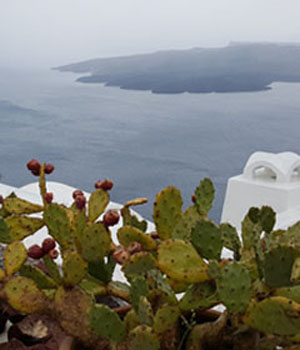
#> input picture 3-1/OpenCV/ch7/filter_sharpen.jpg, 300 x 350 px
$ python ch7_11.py
#> lines starting #> are read from the running program, lines starting #| are printed output that depends on the picture
import cv2
import numpy as np

def apply_mask(image, mask):
    rows, cols = image.shape
    mask_size = mask.shape[0]
    half_size = mask_size // 2

    result = np.zeros((rows - mask_size + 1, cols - mask_size + 1))

    for i in range(half_size, rows - half_size):
        for j in range(half_size, cols - half_size):
            roi = image[i - half_size:i + half_size + 1, j - half_size:j + half_size + 1]
            result[i - half_size, j - half_size] = np.sum(roi * mask)

    return result.astype(np.uint8)

def roberts_mask():
    return np.array([[1, 0, 0],
                     [0, -1, 0],
                     [0, 0, 0]])

def prewitt_mask():
    return np.array([[-1, 0, 1],
                     [-1, 0, 1],
                     [-1, 0, 1]])

def sobel_mask():
    return np.array([[-1, 0, 1],
                     [-2, 0, 2],
                     [-1, 0, 1]])

image = cv2.imread('filter_sharpen.jpg', cv2.IMREAD_GRAYSCALE)
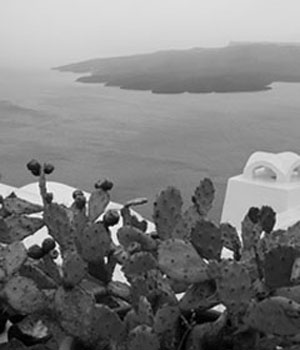
#> image: shape (350, 300); min 0, max 255, mean 126.2

roberts_result = apply_mask(image, roberts_mask())
#> after the loop in apply_mask, `for i in range(half_size, rows - half_size):`:
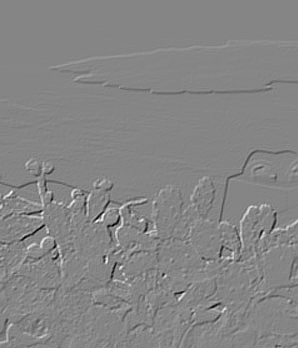
#> result: shape (348, 298) float64; min -157, max 144, mean 0.5; drawn with min black and max white
#> in apply_mask, `return result.astype(np.uint8)`:
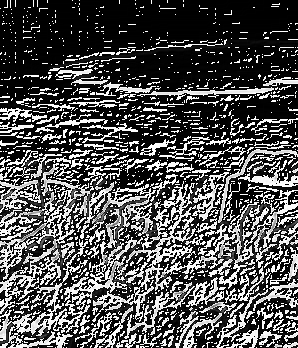
#> returned value: shape (348, 298); min 0, max 255, mean 82.1
prewitt_result = apply_mask(image, prewitt_mask())
#> after the loop in apply_mask (call 2), `for i in range(half_size, rows - half_size):`:
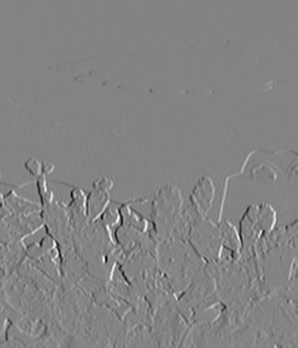
#> result: shape (348, 298) float64; min -585, max 547, mean 0.3; drawn with min black and max white
#> in apply_mask (call 2), `return result.astype(np.uint8)`:
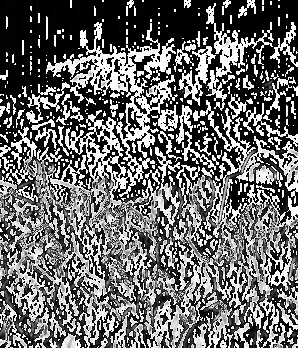
#> returned value: shape (348, 298); min 0, max 255, mean 106.4
sobel_result = apply_mask(image, sobel_mask())
#> in apply_mask (call 3), `return result.astype(np.uint8)`:
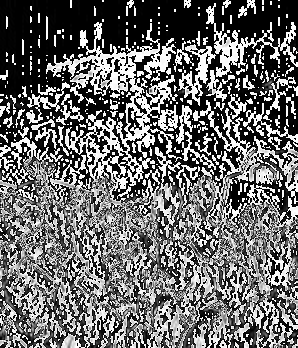
#> returned value: shape (348, 298); min 0, max 255, mean 107.5

cv2.imshow('Original Image', image)
cv2.imshow('Roberts Result', roberts_result)
cv2.imshow('Prewitt Result', prewitt_result)
cv2.imshow('Sobel Result', sobel_result)
cv2.waitKey(0)
cv2.destroyAllWindows()
